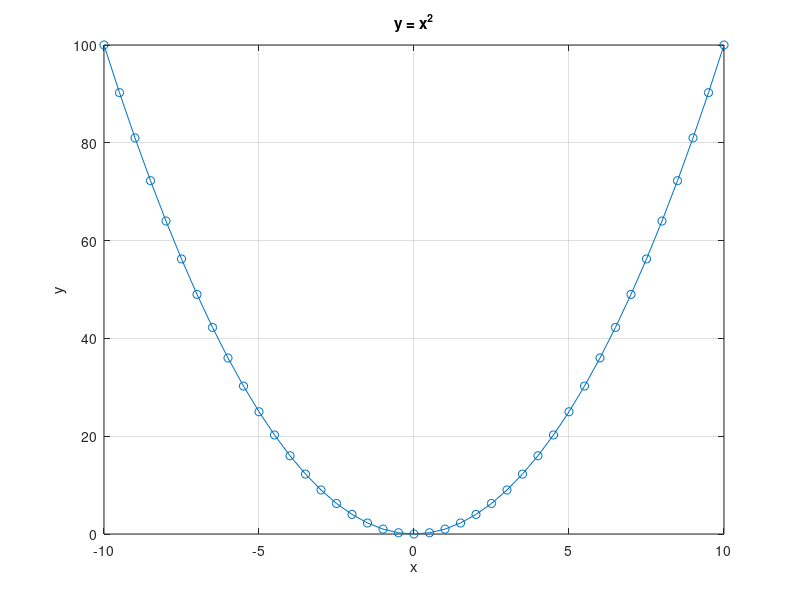

This figure's MATLAB source:
% plot_function.m
% I sample x from -10 to 10, compute y = x^2, plot the curve, and save the
% data to plot_data.csv.

function plot_function()

  % Basic settings: domain, step size, and output file name
  x_start = -10;
  x_end   =  10;
  step    =  0.5;
  csv_out = "plot_data.csv";

  % Build vectors and evaluate the function
  x = x_start:step:x_end;
  y = x .^ 2;          % change this line to try a new function

  % Quick plot so I can see the shape right away
  figure;
  plot(x, y, 'o-');
  grid on;
  xlabel('x');
  ylabel('y');
  title('y = x^2');

  % Write the (x,y) pairs to CSV for other tools
  data = [x.'  y.'];
  csvwrite(csv_out, data);
  printf("CSV written: %s  (%d rows)\n", csv_out, rows(data));

end

